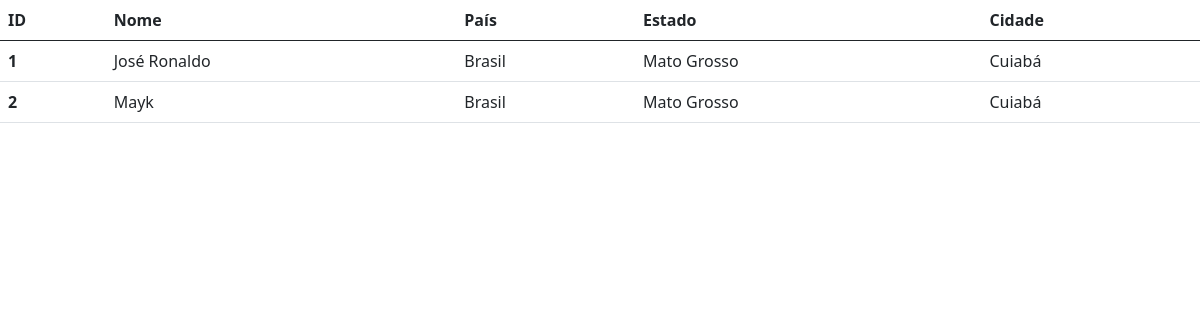
Before: /tabela with the older database file.
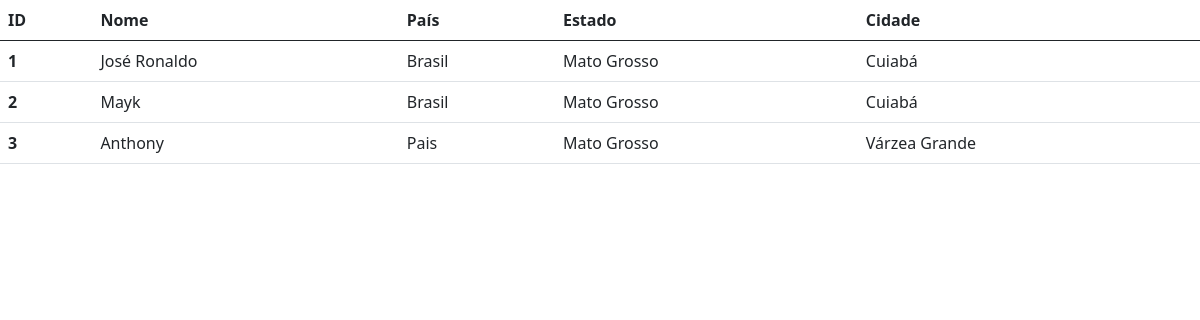
After: the same page with the newer database file.
### cadastramento/models.py (models this page shows)
class Pessoa(models.Model):
    id = models.AutoField(primary_key=True)
    nome = models.TextField()
    pais = models.TextField()
    estado = models.TextField()
    cidade = models.TextField()

### cadastramento/views.py (the view)
# urls.py: path('tabela', views.tabela)
def tabela(request):
    return render(request, 'tabela.html', {'pessoas': Pessoa.objects.raw("SELECT * from cadastramento_pessoa")})

### cadastramento/templates/tabela.html (shortened to what this page needs)
<!doctype html>
<html lang="en">
<head>
    <link href="https://cdn.jsdelivr.net/npm/bootstrap@5.0.2/dist/css/bootstrap.min.css" rel="stylesheet"
>
</head>
<body>
    <table class="table">
        <thead>
            <tr>
                <th scope="col">ID</th>
                <th scope="col">Nome</th>
                <th scope="col">País</th>
                <th scope="col">Estado</th>
                <th scope="col">Cidade</th>
            </tr>
        </thead>
        <tbody>
            {% for pessoa in pessoas %}
            <tr>
                <th scope="row">{{pessoa.id}}</th>
                <td>{{pessoa.nome}}</td>
                <td>{{pessoa.pais}}</td>
                <td>{{pessoa.estado}}</td>
                <td>{{pessoa.cidade}}</td>
            </tr>
            {% endfor %}
        </tbody>
    </table>
</body>
</html>

Changed rows visible on the page:
added Pessoa: id "3", nome "Anthony", pais "Pais", estado "Mato Grosso", cidade "Várzea Grande"
